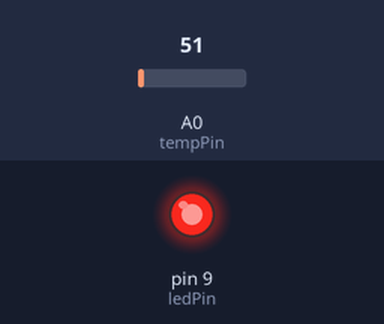
Bench run of a sketch on a simulated Arduino Uno, built with avr-gcc and run on an emulated ATmega328P. Shown: output pins drawn as LEDs (lit = HIGH). The inputs (shaded band) are chosen by the test bench; at power-on: A0 (tempPin) = 51.

Above: at 1.2 s.
1.3 s: A0 (tempPin) set to 61
Timing chart, 0 to 4.3 s (numbered marks = the images above; inputs shaded):
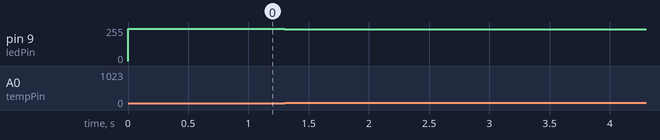

The sketch:

sketch.ino
```cpp
const int tempPin = A0;
const int ledPin = 9;

void setup() {
  pinMode(tempPin, INPUT);
  pinMode(ledPin, OUTPUT);
}

void loop() {
  int sensorValue = analogRead(tempPin);

  int brightness = map(sensorValue, 1023, 0, 0, 255);

  analogWrite(ledPin, brightness);

  delay(100);
}
```

Measured:
- after the input at 1.3 s, pin 9 (ledPin): 242/255 → 239/255 at once
